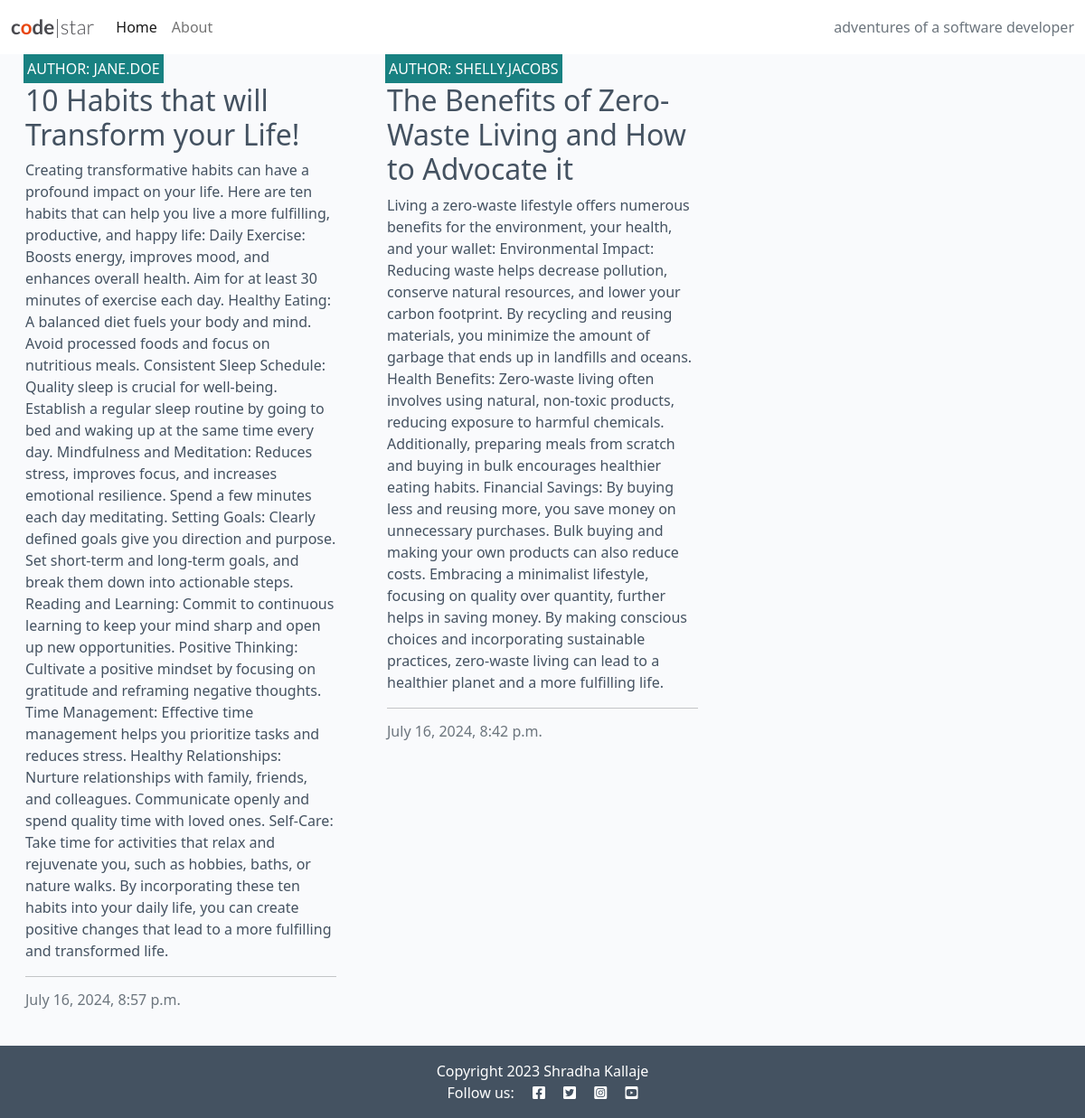
The app's page /, older data.
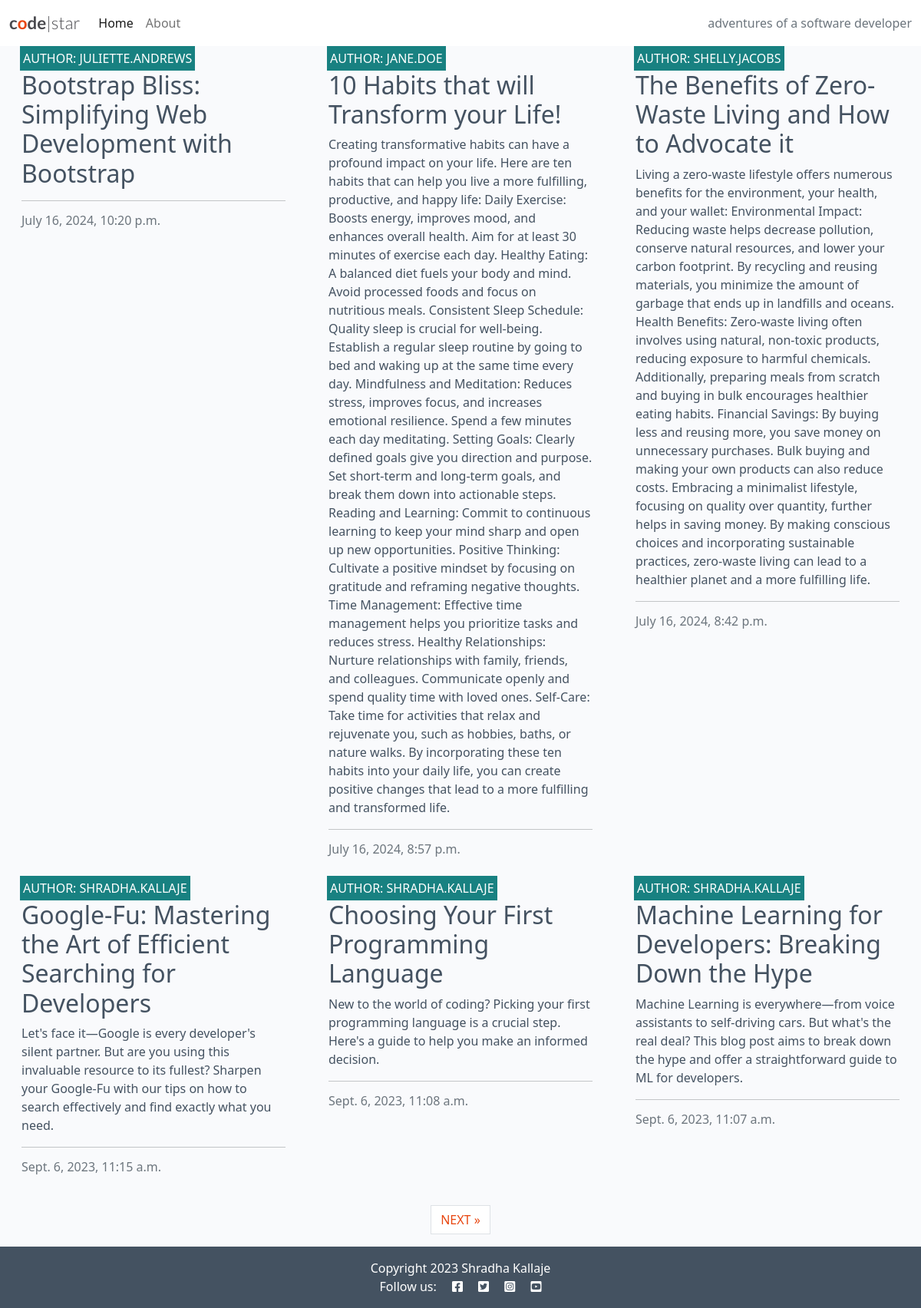
The same page, newer data.
### blog/models.py (models this page shows, shortened)
class Post(models.Model):
    title = models.CharField(max_length=200, unique=True)
    slug = models.SlugField(max_length=200, unique=True)
    author = models.ForeignKey(User, on_delete=models.CASCADE, related_name="blog_posts")
    content = models.TextField()
    created_on = models.DateTimeField(auto_now_add=True)
    status = models.IntegerField(choices=STATUS, default=0)
    excerpt = models.TextField(blank=True)
    updated_on = models.DateTimeField(auto_now=True)
    class Meta:
        ordering = ["-created_on"]

### blog/views.py (the view)
# urls.py: path('', views.PostList.as_view(), name='home'),
class PostList(generic.ListView):
    queryset = Post.objects.filter(status=1)
    template_name = "blog/index.html"
    paginate_by = 6

### blog/templates/blog/index.html (shortened to what this page needs)
{% extends "base.html" %}
{% block content %}
<div class="container-fluid">
    <div class="row">
        <div class="col-12 mt-3 left">
            <div class="row">
                {% for post in post_list %}
                <div class="col-md-4">
                    <div class="card mb-4">
                        <div class="card-body">
                            <div class="image-container">
                                <div class="image-flash">
                                    <p class="author">Author: {{ post.author }}</p>
                                </div>
                            </div>
                            <a href="{% url 'post_detail' post.slug %}" class="post-link">
                                <h2 class="card-title">{{ post.title }}</h2>
                                <p class="card-text">{{ post.excerpt }}</p>
                            </a>
                            <hr />
                            <p class="card-text text-muted h6">{{ post.created_on}}
                            </p>
                        </div>
                    </div>
                </div>
                {% if forloop.counter|divisibleby:3 %}
            </div>
            <div class="row">
                {% endif %}
                {% endfor %}
            </div>
        </div>
    </div>
    {% if is_paginated %}
    <nav aria-label="Page navigation">
        <ul class="pagination justify-content-center">
            {% if page_obj.has_next %}
            <li><a href="?page={{ page_obj.next_page_number }}" class="page-link"> NEXT &raquo;</a></li>
            {% endif %}
        </ul>
    </nav>
    {% endif %}
</div>
{% endblock %}
{% block copyright %}
Copyright 2023 Shradha Kallaje
{% endblock %}

### templates/base.html (shortened to what this page needs)
{% load static %}
{% url 'home' as home_url %}
{% url ábout as about_url %}
<!DOCTYPE html>
<html class="h-100" lang="en">
<head>
    <link rel="stylesheet" href="https://cdnjs.cloudflare.com/ajax/libs/font-awesome/5.15.3/css/all.min.css">
    <link href="https://cdn.jsdelivr.net/npm/bootstrap@5.0.1/dist/css/bootstrap.min.css" rel="stylesheet"
>
     <link rel="stylesheet" href="{% static 'css/style.css' %}">
</head>
<body class="d-flex flex-column h-100 main-bg">
    <nav class="navbar navbar-expand-lg navbar-light bg-white">
        <div class="container-fluid">
            <a class="navbar-brand" href="{% url 'home' %}"><span class="brand">c<span class="red-o">o</span>de<span
                        class="thin">|star</span></span></a>
            <div class="collapse navbar-collapse" id="navbarText">
                <ul class="navbar-nav me-auto mb-2 mb-lg-0">
                    <li class="nav-item">
                        <a class="nav-link {% if request.path == home_url %}active{% endif %}" aria-current="page"
                            href="{% url 'home' %}">Home</a>
                    </li>
                    <li class="nav-item">
                        <a class="nav-link {% if request.path == about_url %}active{% endif %}" aria-current="page"
                            href="{% url 'about' %}">About</a>
                    </li>
                </ul>
                <span class="navbar-text text-muted">
                    adventures of a software developer
                </span>
            </div>
        </div>
    </nav>
    <main class="flex-shrink-0 main-bg">
        {% block content %}{% endblock content %}
    </main>
    <footer class="footer mt-auto py-3 dark-bg">
        <p class="m-0 text-center text-white">
            {% block copyright %}{% endblock %}</p>
        <p class="m-0 text-center text-white">Follow us: <i class="fab fa-facebook-square ms-3"></i>
            <i class="fab fa-twitter-square ms-3"></i>
            <i class="fab fa-instagram-square ms-3"></i>
            <i class="fab fa-youtube-square ms-3"></i>
        </p>
    </footer>
</body>
</html>

### static/css/style.css (style rules this page uses)
body { background-color: #F9FAFC; }
.brand { font-family: Lato, sans-serif; font-size: 1.4rem; font-weight: 700; color: #4A4A4F; }
.red-o { color: #E84610; }
.thin { font-weight: 300; }
.dark-bg { background-color: #445261; }
.main-bg { background-color: #F9FAFC; }
.card { border: none; background-color: transparent; }
.image-container { position: relative; }
.image-flash { position: absolute; bottom: 5%; min-width: 30%; left: -2px; background-color: #188181; }
.author { color: white; margin: 4px; text-transform: uppercase; }
.post-link { text-decoration: none; color: #445261; }
.post-link:hover, .page-link { color: #E84610; }

Row changes from the older to the newer data that the page shows:
added Post: author "JULIETTE.ANDREWS", title "Bootstrap Bliss: Simplifying Web Development with Bootstrap", created_on "July 16, 2024, 10:20 p.m."
added Post: author "SHRADHA.KALLAJE", title "Google-Fu: Mastering the Art of Efficient Searching for Developers", excerpt "Let's face it—Google is every developer's silent partner. But are you using this invaluable resource to its fullest? Sharpen your Google-Fu with our tips on how to search effectively and find exactly what you need.", created_on "Sept. 6, 2023, 11:15 a.m."
added Post: author "SHRADHA.KALLAJE", title "Choosing Your First Programming Language", excerpt "New to the world of coding? Picking your first programming language is a crucial step. Here's a guide to help you make an informed decision.", created_on "Sept. 6, 2023, 11:08 a.m."
added Post: author "SHRADHA.KALLAJE", title "Machine Learning for Developers: Breaking Down the Hype", excerpt "Machine Learning is everywhere—from voice assistants to self-driving cars. But what's the real deal? This blog post aims to break down the hype and offer a straightforward guide to ML for developers.", created_on "Sept. 6, 2023, 11:07 a.m."
Text that changed along with them:
text now shown: "NEXT »"
